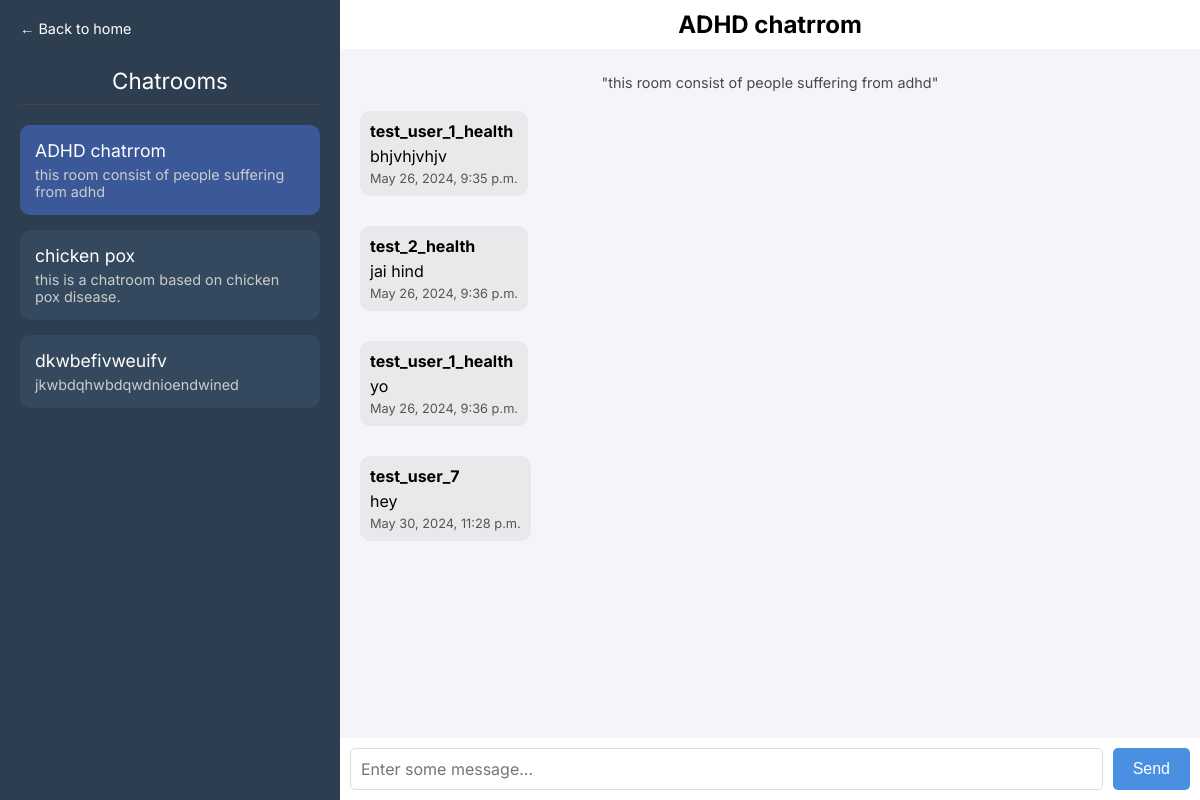
The page /main/chatroom/2ftf23t (signed in) on the database as committed earlier.
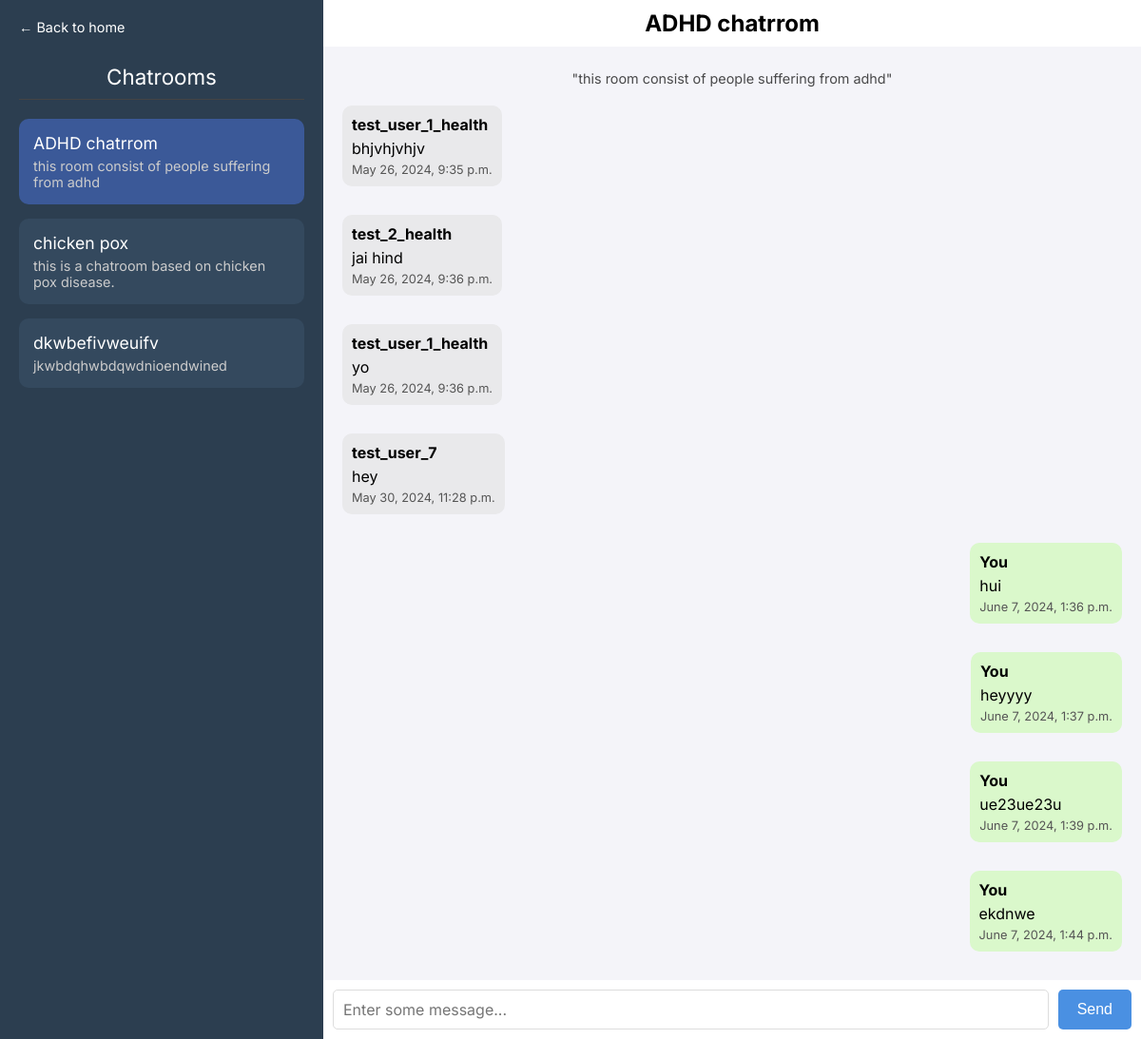
The same page on the database as committed later.
### main/models.py (models this page shows, shortened)
class Chatroom(models.Model) :
    code =  models.CharField(max_length=7)
    name = models.CharField(max_length=20, unique=True)
    desc = models.TextField(max_length=500)

class messages(models.Model) :
    chatroom = models.ForeignKey(Chatroom, on_delete=models.CASCADE, blank=True, null=True)
    content = models.TextField(max_length=1000)
    sender = models.ForeignKey(user_profile, on_delete=models.CASCADE)
    is_seen = models.BooleanField(default=0)
    date_time = models.DateTimeField(auto_now=True)

### userprofiles/models.py (models this page shows, shortened)
class user_profile(models.Model) :
    user = models.ForeignKey(User, on_delete=models.CASCADE)
    pfp = models.ImageField(default="Default_pfp.svg.webp", blank=True, null=True)
    bio = models.TextField(max_length=300)

### main/views.py (the view, shortened to what this page needs)
# urls.py: path('chatroom/<slug:roomcode>',views.chatroomview, name = 'chatroom'),
@login_required(login_url=loginview)
def chatroomview(request, roomcode) :
    user_profile_instance = user_profile.objects.get(user=request.user)
    chatroom = Chatroom.objects.get(code = roomcode)
    messages_list = messages.objects.filter(chatroom = chatroom)
    form = chatmessagecreationform(request.POST)
    joined_chatrooms = Chatroom.objects.filter(joinedchatrooms__user=user_profile_instance)
    try :
        JoinedChatrooms.objects.get(user = user_profile_instance, chatroom = chatroom)
        flag = "joined"
    except :
        flag = "not joined"
    context = {
        'chatroom' : chatroom,
        'user' : request.user,
        'messages' : messages_list,
        'form' : form,
        'roomcode' :roomcode,
        'joined_chatrooms' : joined_chatrooms,
        'flag' : flag,
    }
    return render(request, 'chatroom.html', context=context)

### main/forms.py
class chatmessagecreationform(forms.ModelForm):
    class Meta:
        model = messages
        fields = ['content']

### main/templates/chatroom.html (shortened to what this page needs)
{% load static %}
<!DOCTYPE html>
<html lang="en">
  <head>
    <link rel="stylesheet" href="{% static 'css/chatroom.css' %}" />
  </head>
  <body>
    <div class="sidebar" id="sidebar">
      <div class="gohome-heading"><a href="/main">← Back to home</a></div>
      <div class="sidebar-heading">Chatrooms</div>
      <ul class="chatroom-list">
        {% for jc in joined_chatrooms %} {% if jc.name == chatroom.name %}
        <li>
          <a>
            <div class="chatroom-box" style="background-color: #3b5998">
              <a href="/main/chatroom/{{jc.code}}" class="chatroom-link"
                >{{jc.name}}</a
              >
              <div class="chatroom-description-small">{{jc.desc}}</div>
            </div>
          </a>
        </li>
        {% else %}
        <li>
          <a>
            <div class="chatroom-box">
              <a href="/main/chatroom/{{jc.code}}" class="chatroom-link"
                >{{jc.name}}</a
              >
              <div class="chatroom-description-small">{{jc.desc}}</div>
            </div>
          </a>
        </li>
        {% endif %} {% endfor %}
      </ul>
    </div>
    <div class="chatroom-container">
      <div class="chatroom-heading">{{chatroom.name}}</div>
      <div id="scrollable-div">
        <div id="chats">
          <div
            class="chatroom-description-small"
            style="color: black; text-align: center; opacity: 0.7"
          >
            "{{chatroom.desc}}"
          </div>
          {% for msg in messages %}
          <br />
          {% if msg.sender.user.username == user.username %}
          <div class="message sent-by-me">
            <div class="message-sender">You</div>
            <div class="message-content">{{msg.content}}</div>
            <div class="message-timestamp">{{msg.date_time}}</div>
          </div>
          {% else %}
          <div class="message received">
            <div class="message-sender">{{msg.sender.user.username}}</div>
            <div class="message-content">{{msg.content}}</div>
            <div class="message-timestamp">{{msg.date_time}}</div>
          </div>
          {% endif %} {% endfor %}
        </div>
      </div>
      <form method="post" class="input-section" id="msg_send_form">
        {% csrf_token %} {{form.content}} {% if flag == "joined" %}
        <button class="send-button" type="submit">Send</button>
        {% else %}
        <button class="send-button" disabled style="opacity: 0.5">
          Join room to send
        </button>
        {% endif %}
      </form>
    </div>
  </body>
</html>

### static/css/chatroom.css (style rules this page uses)
body { font-family: 'Inter', sans-serif; margin: 0; padding: 0; display: flex; height: 100vh; overflow: hidden; }
a { text-decoration: none; color: white; }
.sidebar { width: 300px; background-color: #2c3e50; color: white; padding: 20px; overflow-y: auto; transition: transform 0.3s ease; }
.sidebar-heading { font-size: 1.4em; margin-bottom: 20px; border-bottom: 1px solid #444; padding-bottom: 10px; text-align: center; }
.gohome-heading { font-size: 0.9em; margin-bottom: 20px; padding-bottom: 10px; }
.chatroom-list { list-style: none; padding: 0; }
.chatroom-list li { margin-bottom: 15px; }
.chatroom-box { background-color: #34495e; border-radius: 10px; padding: 15px; transition: background-color 0.3s ease; }
.chatroom-link { color: white; text-decoration: none; font-size: 1.1em; display: block; }
.chatroom-description-small { font-size: 0.9em; color: #ccc; margin-top: 5px; }
.chatroom-container { flex: 1; display: flex; flex-direction: column; height: 100%; overflow: hidden; }
.chatroom-heading { font-size: 1.5em; font-weight: bold; padding: 10px; text-align: center; }
#scrollable-div { flex: 1; overflow-y: auto; padding: 20px; background-color: #f4f4f9; }
#chats { display: flex; flex-direction: column; }
.message { margin-bottom: 10px; padding: 10px; border-radius: 10px; max-width: 70%; }
.sent-by-me { align-self: flex-end; background-color: #daf8cb; }
.received { align-self: flex-start; background-color: #e9e9eb; }
.message-sender { font-weight: bold; margin-bottom: 5px; }
.message-content { margin-bottom: 5px; }
.message-timestamp { font-size: 0.8em; color: #555; }
.input-section { display: flex; padding: 10px; background-color: #fff; }
textarea { flex: 1; height: 20px; border: 1px solid #ddd; border-radius: 5px; resize: none; padding: 10px; font-size: 1em; font-family: "Inter", sans-serif; }
.send-button { background-color: #4a90e2; color: white; border: none; padding: 10px 20px; margin-left: 10px; border-radius: 5px; cursor: pointer; font-size: 1em; }

Rows that differ between the two databases and show on the page:
added messages: content "hui", date_time "June 7, 2024, 1:36 p.m."
added messages: content "heyyyy", date_time "June 7, 2024, 1:37 p.m."
added messages: content "ue23ue23u", date_time "June 7, 2024, 1:39 p.m."
added messages: content "ekdnwe", date_time "June 7, 2024, 1:44 p.m."
